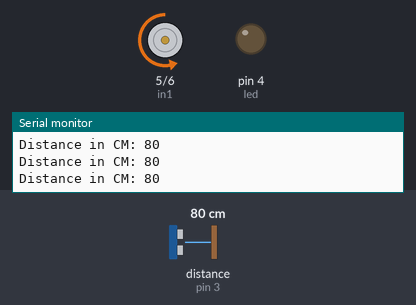
This sketch was run on a simulated Arduino Uno, built with avr-gcc and run on an emulated ATmega328P. On the bench: motor-driver pin pairs drawn as motors (green arrow = first pin HIGH = forward, orange = second pin HIGH = backward, longer = more drive), output pins drawn as LEDs (lit = HIGH), the last lines printed to the serial monitor. Dashed ring = blinking. The inputs (shaded band) are chosen by the test bench; at power-on: distance to the obstacle (sensor on pin 3) 80 cm.

Above: at 1.3 s.
1.4 s: distance to the obstacle (sensor on pin 3) set to 32 cm
2.9 s: distance to the obstacle (sensor on pin 3) set to 26 cm
At 3.8 s:
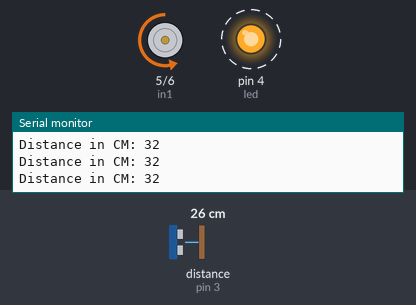
5.9 s: distance to the obstacle (sensor on pin 3) set to 19 cm
At 6.6 s:
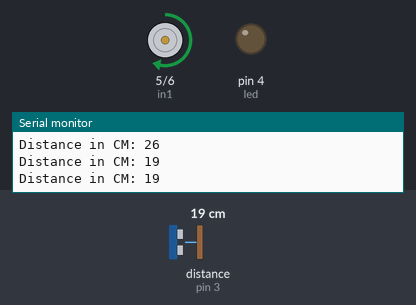
7.5 s: distance to the obstacle (sensor on pin 3) set to 25 cm
At 8.0 s:
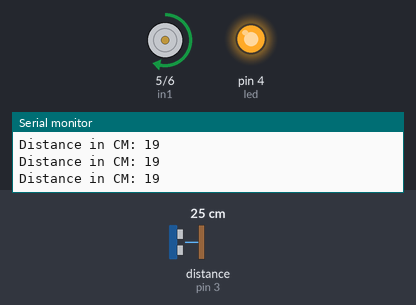
10.0 s: distance to the obstacle (sensor on pin 3) set to 2 cm
At 10.4 s:
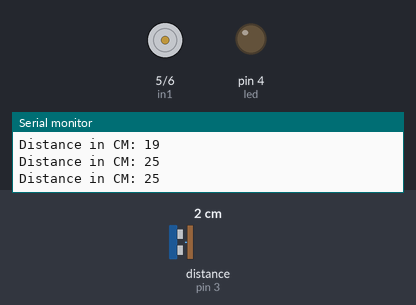
Timing chart, 0 to 13.0 s (numbered marks = the images above; inputs shaded):
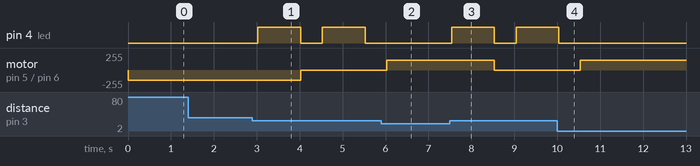

The sketch:

lab5.ino
```cpp
#include <Ultrasonic.h>
Ultrasonic sensor(2,3);
int distancia;
int led = 4;
int in1 = 5;
int in2 = 6;
//Ejercicio: si el sensor mide menos de 22cm entncs el motor se mueva hacia adelante con una velocidad de 150.
//Si mide una distancia mayor o igual pero menor a 30, entncs que parpadee un led cada segundo.
//Si la distancia es mayor o igual que 30 que el motor se mueva hacia atras con una velocidad de 150.
void setup() {
  // put your setup code here, to run once:
  pinMode(led,OUTPUT);
  Serial.begin(9600);

}

void loop() {
  // put your main code here, to run repeatedly:
    distancia = sensor.read();
    if(distancia < 22){
        analogWrite(in1,150);
        analogWrite(in2,0);
    }else if(distancia <30 && distancia >=22){
        digitalWrite(led,HIGH);
        delay(1000);
        digitalWrite(led,LOW);
        analogWrite(in1,0);
        analogWrite(in2,0);
    }else{
        analogWrite(in2,150);
        analogWrite(in1,0);
    }
  Serial.print("Distance in CM: ");
  Serial.println(distancia);
  delay(500);
}
```

Measured:
- the behaviour switches between 30 and 29 cm on distance to the obstacle (sensor on pin 3) (found by bisection; images 0 and 1)
- the behaviour switches between 22 and 21 cm on distance to the obstacle (sensor on pin 3) (found by bisection; images 1 and 2)
- after the input at 2.9 s, pin 4 (led): alternates HIGH for 1.0 s and LOW for 0.50 s, starting after 0.13 s; motor on pin 5 (in1) / pin 6 (in2): backward 150/255 → stopped after 1.1 s
- after the input at 5.9 s, pin 4 (led): stays LOW (without the input it goes to HIGH after 0.13 s); motor on pin 5 (in1) / pin 6 (in2): stopped → forward 150/255 after 0.13 s
- after the input at 7.5 s, pin 4 (led): LOW → HIGH at once, → LOW 1.0 s later, → HIGH 0.50 s later; motor on pin 5 (in1) / pin 6 (in2): forward 150/255 → stopped after 1.0 s
- after the input at 10.0 s, pin 4 (led): goes on until 10.0 s, then stays LOW; motor on pin 5 (in1) / pin 6 (in2): stopped → forward 150/255 after 0.54 s
